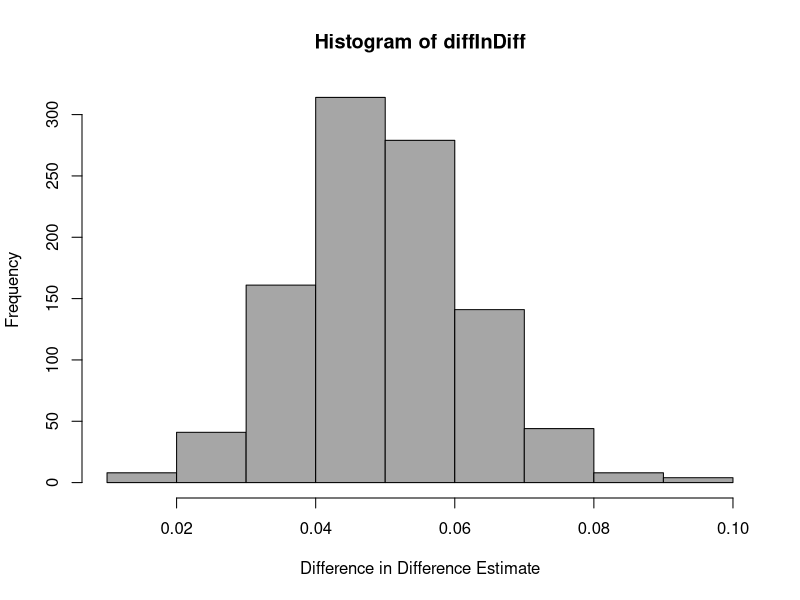

This figure's R source:
# Script to replicate bootstrap differences tests from Bergner, Desmarais, and Hird
# Journal of Behavioral Public Administration

varNames <- c("Group","Treatment","Clicked")

type1 <- c("Activist","Control","Click")
type2 <- c("Activist","Control","NoClick")
type3 <- c("Activist","PeerReview","Click")
type4 <- c("Activist","PeerReview","NoClick")
type5 <- c("Activist","JournalName","Click")
type6 <- c("Activist","JournalName","NoClick")
type7 <- c("Expert","Control","Click")
type8 <- c("Expert","Control","NoClick")
type9 <- c("Expert","PeerReview","Click")
type10 <- c("Expert","PeerReview","NoClick")
type11 <- c("Expert","JournalName","Click")
type12 <- c("Expert","JournalName","NoClick")

rows <- c(7519,33031-7519, 7363,32895-7363,6901,29183-6901,402,2039-402,341,1945-341,301,1919-301)

rowVals <- list(type1,type2,type3,type4,type5,type6,type7,type8,type9,type10,type11,type12)

experimentData <- NULL
for(i in 1:length(rowVals)){
	dati <- matrix(rep(rowVals[[i]],rows[i]),rows[i],3,byrow=T)
	experimentData <- rbind(experimentData,dati)
}

colnames(experimentData) <- varNames

experimentData <- data.frame(experimentData,stringsAsFactors=F)

activistData <- experimentData[experimentData$Group=="Activist",]
expertData <- experimentData[experimentData$Group=="Expert",]
 
### Bootstrap differences in differences
nboot <- 1000
set.seed(5)
diffInDiff <- numeric(nboot)
for(i in 1:nboot){
	expertDati <- expertData[sample(1:nrow(expertData),nrow(expertData),rep=T),]
	activistDati <- activistData[sample(1:nrow(activistData),nrow(activistData),rep=T),]
	expertDiff <- mean((expertDati$Clicked=="Click")[which(expertDati$Treatment=="JournalName")])-mean((expertDati$Clicked=="Click")[which(expertDati$Treatment=="Control")])
	activistDiff <- mean((activistDati$Clicked=="Click")[which(activistDati$Treatment=="JournalName")])-mean((activistDati$Clicked=="Click")[which(activistDati$Treatment=="Control")])
	diffInDiff[i] <- activistDiff-expertDiff
	if(i/100==round(i/100)) print(i)
 }

pdf("bootstrap_hist.pdf",width=5,height=4,xlim=c(0,0.1))
hist(diffInDiff,col="grey65",xlab="Difference in Difference Estimate")
dev.off()
 



 
